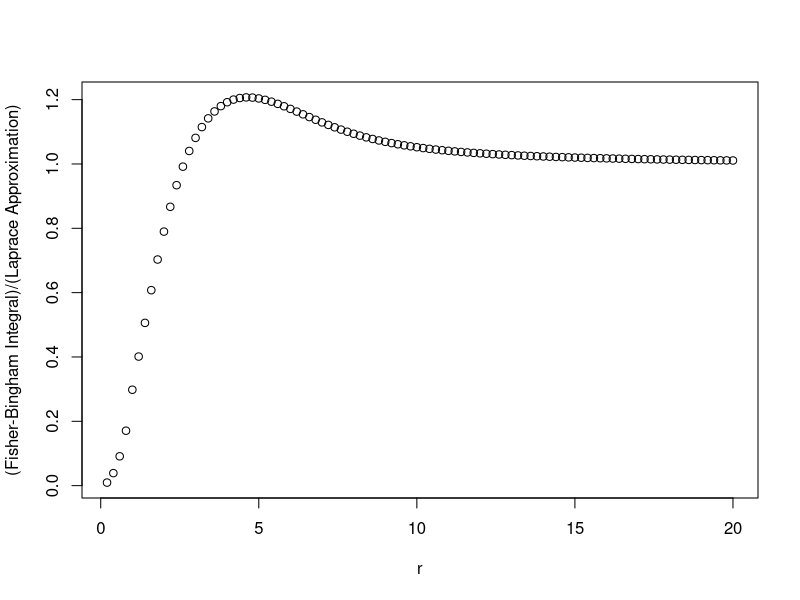
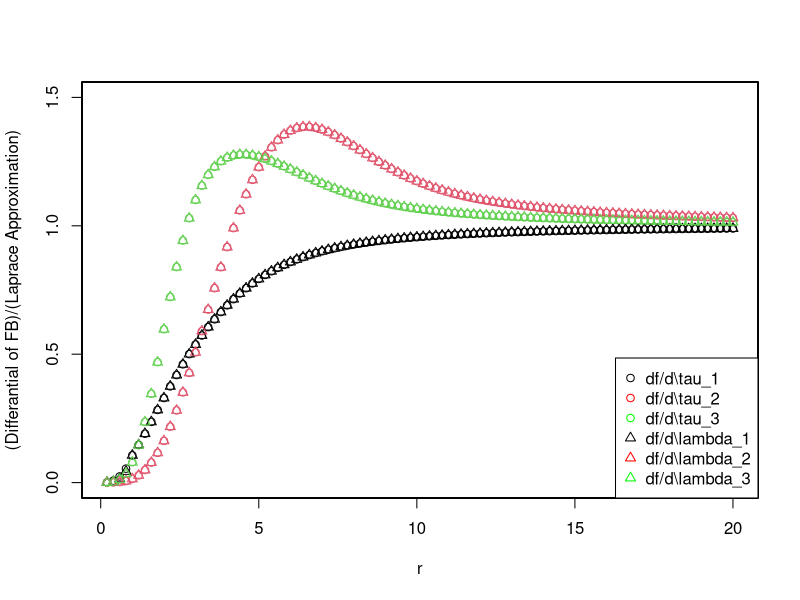

The R script that drew these images, in order:
fig2 <- function(){
     x <- read.table("fig2.txt")
     postscript(file="./fig2-1.eps",width=5,height=5,horizontal=FALSE,onefile=FALSE,paper="special",family="Helvetica")
     plot(x$V1, x$V2, xlab="r", ylab="(Fisher-Bingham Integral)/(Laprace Approximation)")
     dev.off()

     postscript(file="./fig2-2.eps",width=5,height=5,horizontal=FALSE,onefile=FALSE,paper="special",family="Helvetica")
     par(new=F)
     plot(x$V1, x$V3, ylim=c(0.0,1.5), xlab="r", ylab="(Differantial of FB)/(Laprace Approximation)", col=1)
     par(new=T)
     plot(x$V1, x$V4, ylim=c(0.0,1.5), xlab="", ylab="", col=2, xaxt="n", yaxt="n")
     par(new=T)
     plot(x$V1, x$V5, ylim=c(0.0,1.5), xlab="", ylab="", col=3, xaxt="n", yaxt="n")
     par(new=T)
     plot(x$V1, x$V6, ylim=c(0.0,1.5), xlab="", ylab="", col=1, pch=2, xaxt="n", yaxt="n")
     par(new=T)
     plot(x$V1, x$V7, ylim=c(0.0,1.5), xlab="", ylab="", col=2, pch=2, xaxt="n", yaxt="n")
     par(new=T)
     plot(x$V1, x$V8, ylim=c(0.0,1.5), xlab="", ylab="", col=3, pch=2, xaxt="n", yaxt="n")
     labels <- c("df/d\\tau_1","df/d\\tau_2","df/d\\tau_3","df/d\\lambda_1","df/d\\lambda_2","df/d\\lambda_3")
     cols <-   c("black","red","green","black","red","green")
     pchs <-   c(1,1,1,2,2,2)
     ltys <-   c(1,1,1,1,1,1)
     legend("bottomright", legend = labels, col = cols, pch = pchs)
     dev.off()
}

fig2()